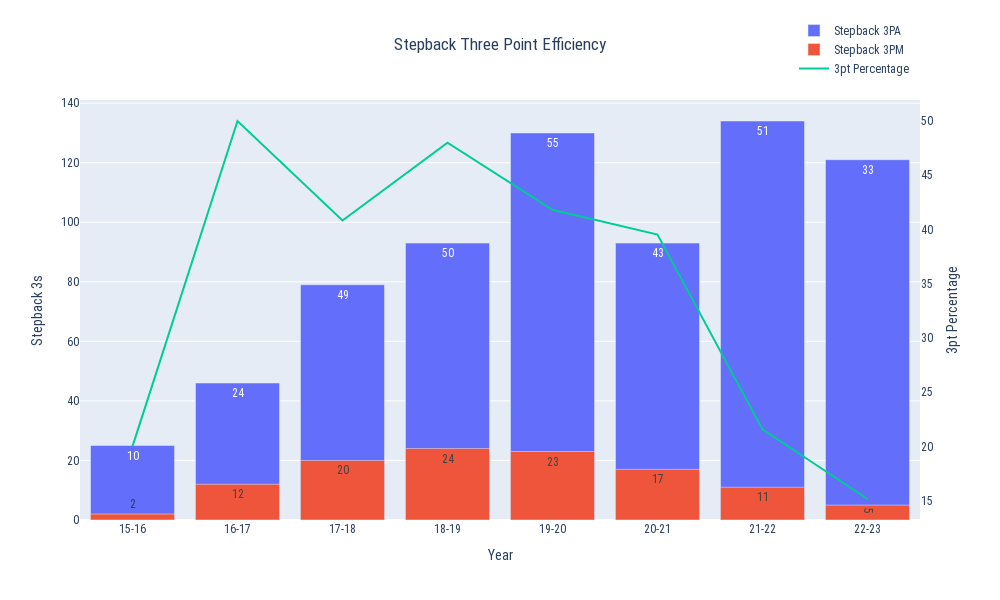

Notebook code cell kept with this figure:
### Code cell
plot_efficiency('Stepback ', '15-16', '22-23', True, bron_df)

### Figure 1 — Plotly figure (JSON) as saved in the notebook; plotly's stock layout.template omitted (floating-point values rounded to 4 significant figures)
{"data": [{"name": "Stepback 3PA", "text": [10, 24, 49, 50, 55, 43, 51, 33], "textposition": "auto", "type": "bar", "x": ["15-16", "16-17", "17-18", "18-19", "19-20", "20-21", "21-22", "22-23"], "y": [25, 46, 79, 93, 130, 93, 134, 121]}, {"name": "Stepback 3PM", "text": [2, 12, 20, 24, 23, 17, 11, 5], "textposition": "auto", "type": "bar", "x": ["15-16", "16-17", "17-18", "18-19", "19-20", "20-21", "21-22", "22-23"], "y": [2, 12, 20, 24, 23, 17, 11, 5]}, {"mode": "lines", "name": "3pt Percentage", "type": "scatter", "x": ["15-16", "16-17", "17-18", "18-19", "19-20", "20-21", "21-22", "22-23"], "y": [20, 50, 40.82, 48, 41.82, 39.53, 21.57, 15.15], "yaxis": "y2"}], "layout": {"barmode": "overlay", "font": {"family": "Roboto Condensed"}, "height": 600, "legend": {"x": 0.85, "y": 1.2}, "title": {"text": "Stepback Three Point Efficiency", "x": 0.5}, "width": 1000, "xaxis": {"categoryarray": ["15-16", "16-17", "17-18", "18-19", "19-20", "20-21", "21-22", "22-23"], "categoryorder": "array", "title": {"text": "Year"}, "type": "category"}, "yaxis": {"title": {"text": "Stepback 3s"}}, "yaxis2": {"overlaying": "y", "showgrid": false, "side": "right", "title": {"text": "3pt Percentage"}}}}
